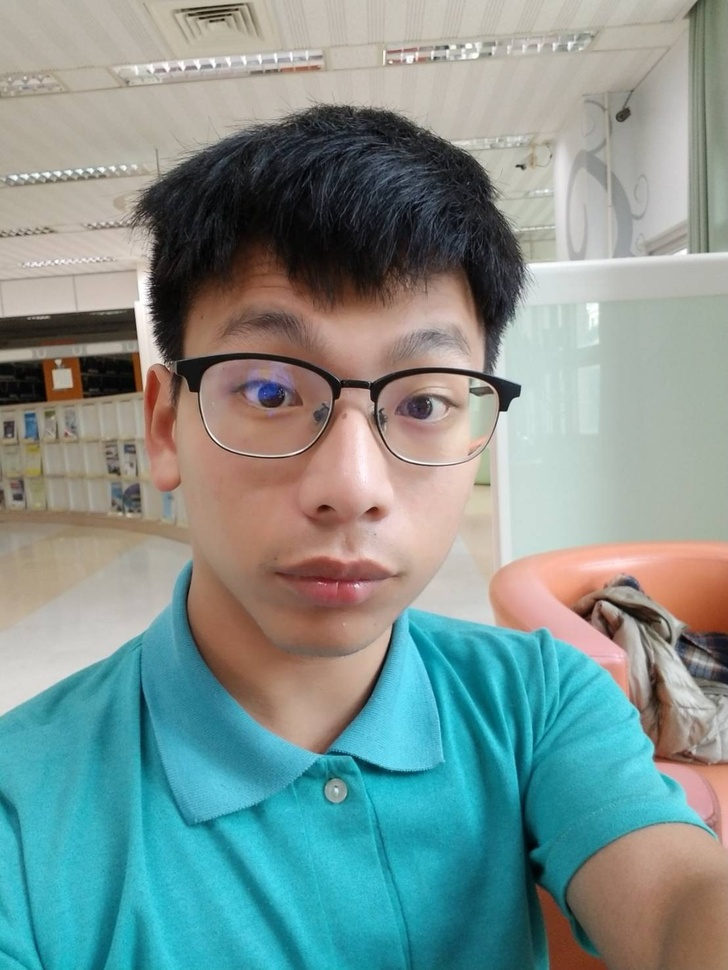
#> input picture Face_recognition/user/photo/user1/11.jpg, 728 x 970 px, shrunk from 1108 x 1477 before the run, given in place of the camera
$ jupyter execute --allow-errors Untitled4.ipynb
#> lines starting #> are read from the running program, lines starting #| are printed output that depends on the picture; after the words box and inside, x2 and y2 are one past the last pixel; in counts of white or black regions, pixels touching at a corner belong together
[cell 1]
import numpy as np
import cv2
cap = cv2.VideoCapture(0)
t0 = cap.read()[1]
#> t0 is the input picture: shape (970, 728, 3); mean B, G, R 143.7, 147.1, 127.1
t1 = cap.read()[1]
grey1 = cv2.cvtColor(t0, cv2.COLOR_BGR2GRAY)
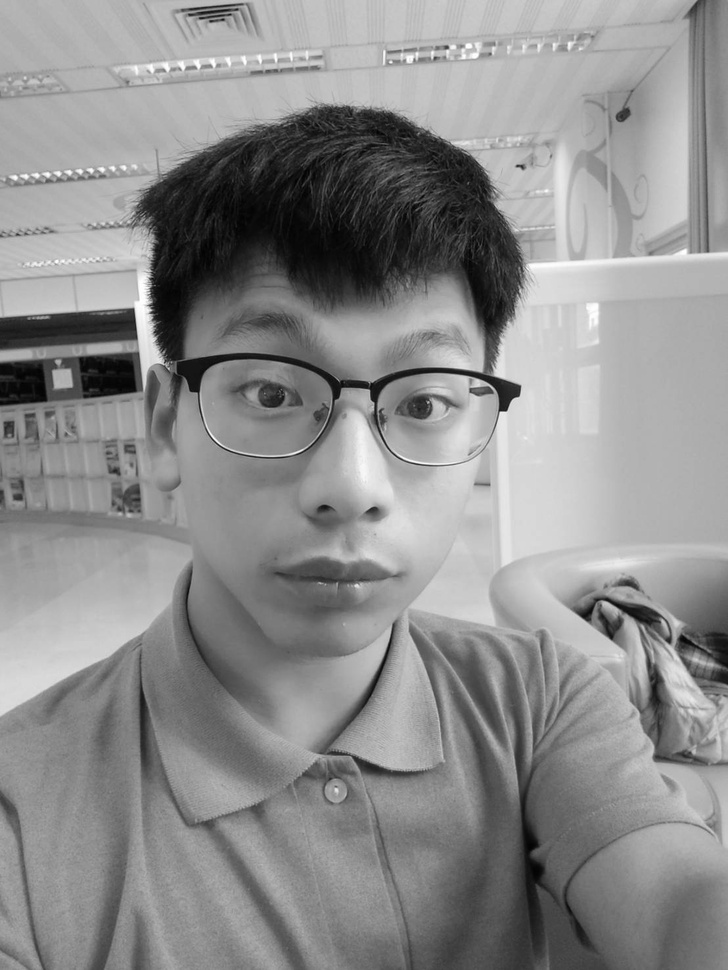
#> grey1: shape (970, 728); min 0, max 255, mean 140.7
grey2 = cv2.cvtColor(t1, cv2.COLOR_BGR2GRAY)
blur1 = cv2.GaussianBlur(grey1,(7,7),0)
blur2 = cv2.GaussianBlur(grey2,(5,5),0)
d = cv2.absdiff(blur1, blur2)
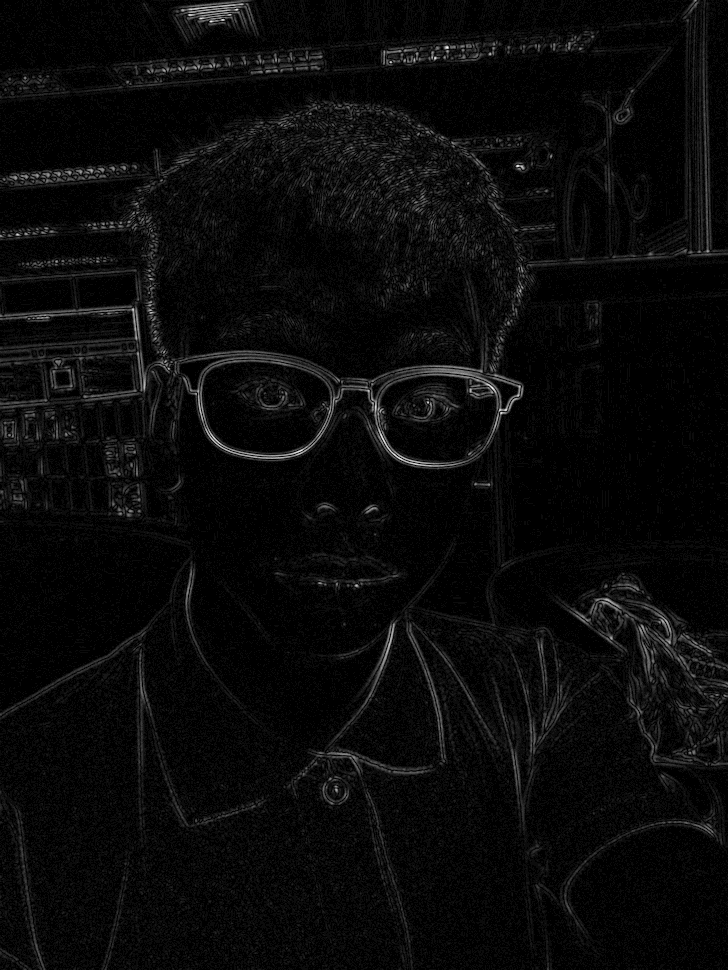
#> d: shape (970, 728); min 0, max 21, mean 0.8; drawn with min black and max white
ret, th = cv2.threshold( d, 10, 255, cv2.THRESH_BINARY )
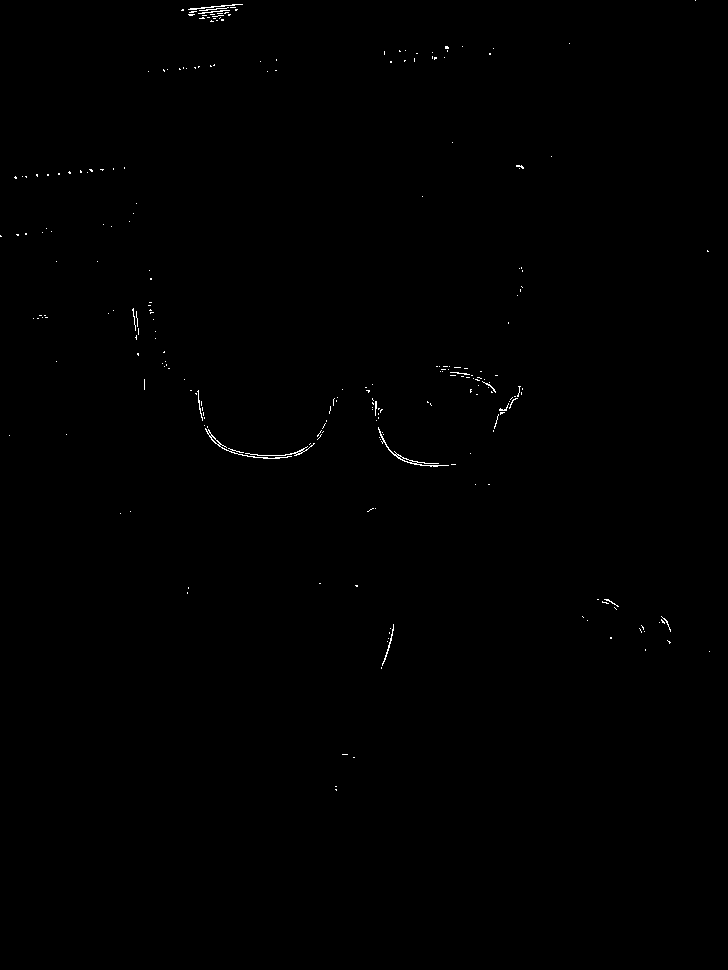
#> th: shape (970, 728); 0.23% white in thin lines or dots, all inside (x1, y1, x2, y2) = (0, 0, 710, 791)
dilated=cv2.dilate(th, None, iterations=1)
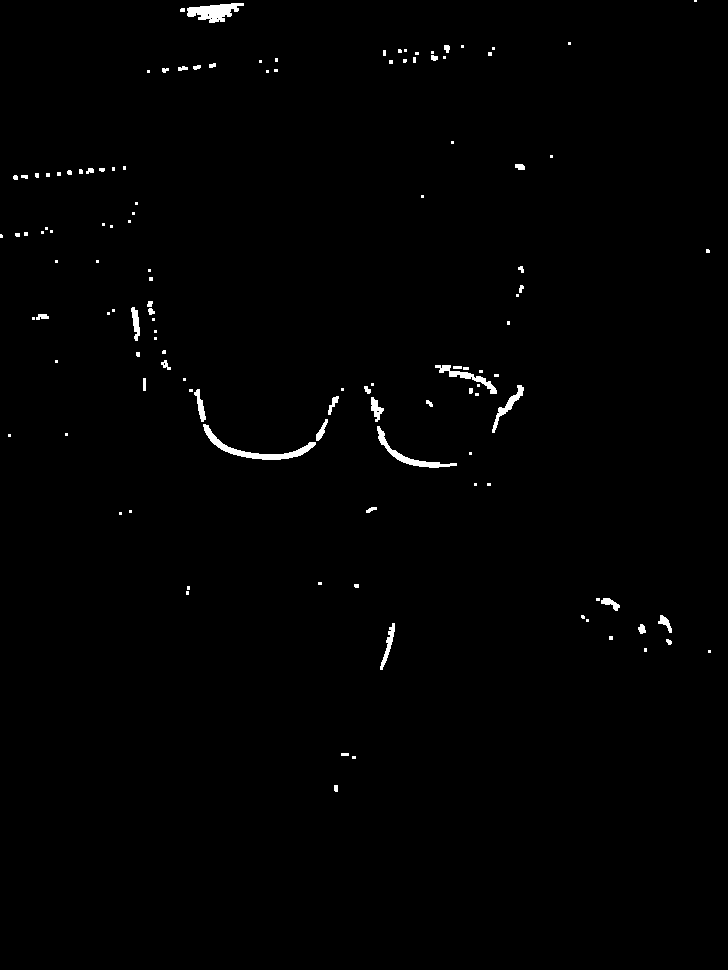
#> dilated: shape (970, 728); 0.8% white; 124 white regions (83 under 20 px)
contours, hierarchy = cv2.findContours(dilated,cv2.RETR_EXTERNAL,cv2.CHAIN_APPROX_SIMPLE)
#> contours = 124 contours, 97 with area under 20; largest, box (x1, y1, x2, y2) and area: (203, 424, 316, 460) 630, (187, 3, 244, 23) 580, (377, 426, 457, 468) 412, (435, 365, 497, 394) 298, (492, 385, 524, 433) 244
areas = [cv2.contourArea(c) for c in contours]
#> areas = 124 values, max 630.5 at index 27, min 2 at index 123, mean 33.48
max_index = np.argmax(areas)
#> max_index = 27
cnt=contours[max_index]
#> cnt = contour of 109 points, box (x1, y1, x2, y2) (203, 424, 316, 460), area 630
x,y,w,h = cv2.boundingRect(cnt)
#> x = 203; y = 424; w = 113; h = 36
markColor=(0,255,0)
#> (the rest of this cell did not finish here and is left out)

$ run again, on Face_recognition/user/photo/user1/20.jpg
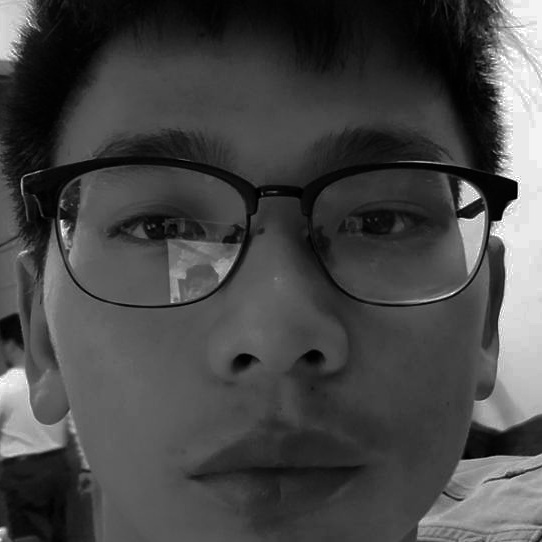
#> input picture Face_recognition/user/photo/user1/20.jpg, 542 x 542 px, given in place of the camera
#> t0 is the input picture: shape (542, 542, 3); min 0, max 255, mean 71.2
#> `ret, th = cv2.threshold( d, 10, 255, cv2.THRESH_BINARY )`:
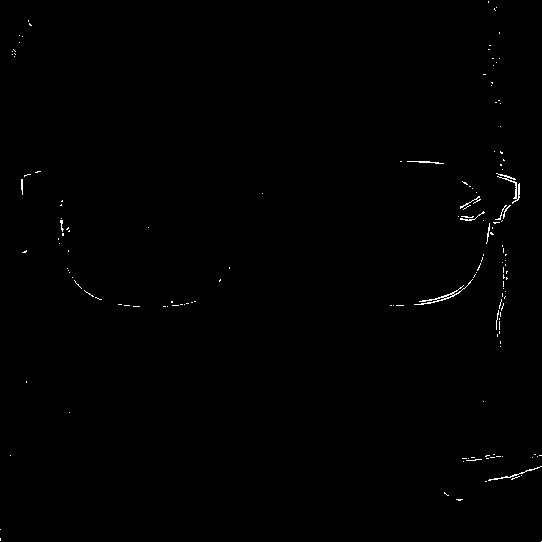
#> th: shape (542, 542); 0.39% white in thin lines or dots
#> `dilated=cv2.dilate(th, None, iterations=1)`:
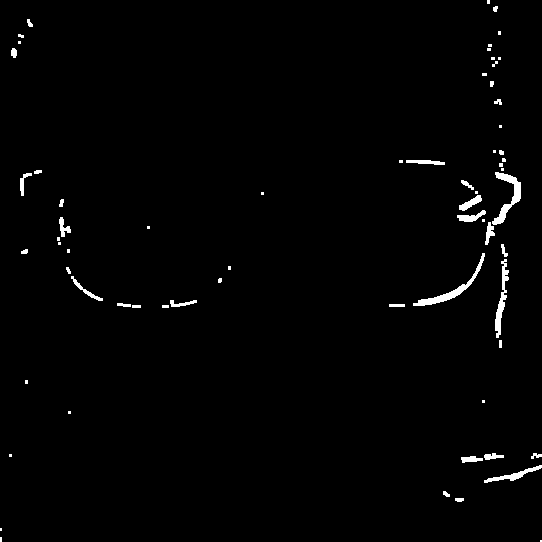
#> dilated: shape (542, 542); 1.3% white; 66 white regions (32 under 20 px)
#> contours = 66 contours, 44 with area under 20; largest, box (x1, y1, x2, y2) and area: (492, 172, 521, 225) 405, (413, 253, 485, 306) 399, (495, 259, 509, 338) 296, (484, 465, 542, 483) 200, (459, 195, 482, 211) 130
#> areas = 66 values, max 405 at index 41, min 1 at index 0, mean 42.17
#> max_index = 41
#> cnt = contour of 81 points, box (x1, y1, x2, y2) (492, 172, 521, 225), area 405
#> x = 492; y = 172; w = 29; h = 53
